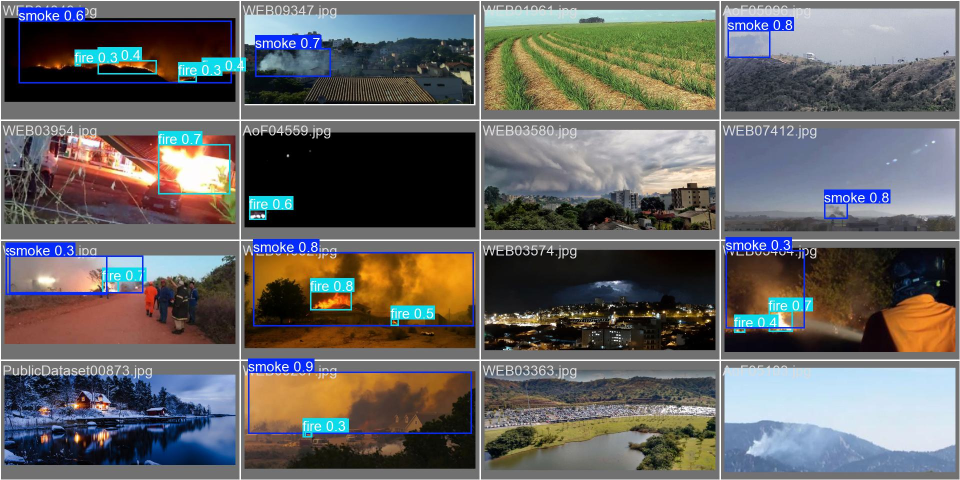
#> input picture uavfiredetection/val_batch0_pred.jpg, 1920 x 960 px (shown at 1/2 size)
$ python -i convert_flame.py   (imports and definitions only)
#> lines starting #> are read from the running program, lines starting #| are printed output that depends on the picture; after the words box and inside, x2 and y2 are one past the last pixel; in counts of white or black regions, pixels touching at a corner belong together
"""
Конвертация FLAME 3 CV Dataset в YOLO формат.

Реальная структура датасета:
    FLAME 3 CV Dataset (Sycan Marsh)/
    ├── Fire/
    │   ├── RGB/...
    │   └── Thermal/
    │       ├── Celsius TIFF/   ← термальные TIFF
    │       └── Raw JPG/        ← термальные JPG
    └── No Fire/
        ├── RGB/...
        └── Thermal/
            ├── Celsius TIFF/
            └── Raw JPG/

Подход:
- Fire/Thermal → автодетекция горячих областей через порог → bbox class 0 (fire)
- No Fire/Thermal → горячие области → bbox class 2 (false_source), либо пустой label
"""

import argparse
import sys
from pathlib import Path

import cv2
import numpy as np
from tqdm import tqdm

# Добавляем scripts/ в PATH
sys.path.insert(0, str(Path(__file__).parent))
from ir_preprocessing import load_thermal_image, normalize_thermal, apply_clahe, to_3channel


def find_hot_regions(img_gray, threshold_pct=90.0, min_area=30, max_area=100000):
    """Находит горячие области в термальном изображении."""
    thresh_val = np.percentile(img_gray, threshold_pct)
    _, binary = cv2.threshold(img_gray, int(thresh_val), 255, cv2.THRESH_BINARY)

    kernel = cv2.getStructuringElement(cv2.MORPH_ELLIPSE, (5, 5))
    binary = cv2.morphologyEx(binary, cv2.MORPH_OPEN, kernel)
    binary = cv2.morphologyEx(binary, cv2.MORPH_CLOSE, kernel)

    h, w = img_gray.shape
    num_labels, labels, stats, _ = cv2.connectedComponentsWithStats(binary, connectivity=8)

    bboxes = []
    for i in range(1, num_labels):
        area = stats[i, cv2.CC_STAT_AREA]
        if area < min_area or area > max_area:
            continue

        x = stats[i, cv2.CC_STAT_LEFT]
        y = stats[i, cv2.CC_STAT_TOP]
        bw = stats[i, cv2.CC_STAT_WIDTH]
        bh = stats[i, cv2.CC_STAT_HEIGHT]

        aspect = max(bw, bh) / (min(bw, bh) + 1e-6)
        if aspect > 6.0:
            continue

        x_center = (x + bw / 2) / w
        y_center = (y + bh / 2) / h
        norm_w = bw / w
        norm_h = bh / h

        bboxes.append((x_center, y_center, norm_w, norm_h))

    return bboxes


# [121 lines left out: functions process_thermal_to_3ch, convert_flame3, not called in this run]


# [9 lines not run here, left out]

>>> import cv2
>>> picture = cv2.imread('../val_batch0_pred.jpg', cv2.IMREAD_GRAYSCALE)
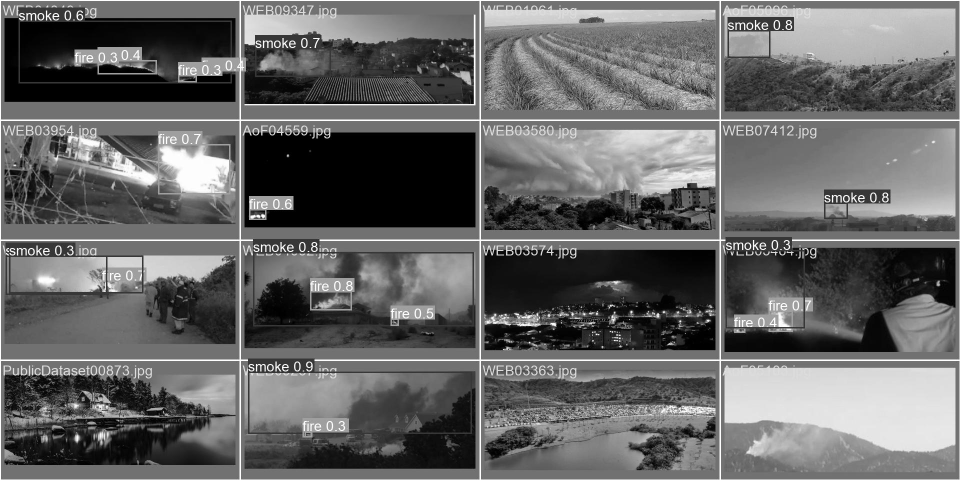
#> picture: shape (960, 1920) (shown at 1/2 size); min 0, max 255, mean 101.7
>>> result = find_hot_regions(picture)
#> in find_hot_regions, `thresh_val = np.percentile(img_gray, threshold_pct)`: thresh_val = 197
#> in find_hot_regions, `_, binary = cv2.threshold(img_gray, int(thresh_val), 255, cv2.THRESH_B..`:
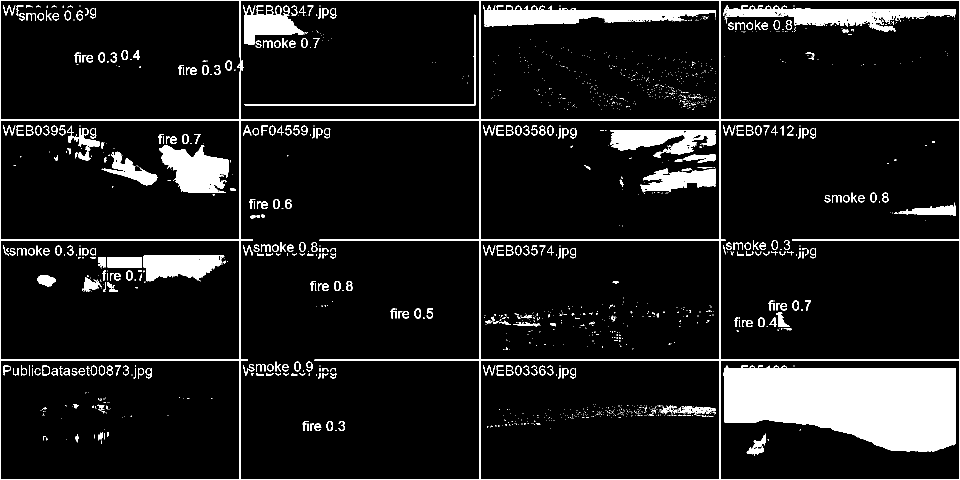
#> binary: shape (960, 1920) (shown at 1/2 size); 9.9% white; 1564 white regions (1244 under 20 px), largest, box (x1, y1, x2, y2) and area: (1446, 731, 1911, 904) 61873, (0, 0, 1920, 960) 33289, (966, 11, 1431, 53) 10495
#> in find_hot_regions, `binary = cv2.morphologyEx(binary, cv2.MORPH_OPEN, kernel)`:
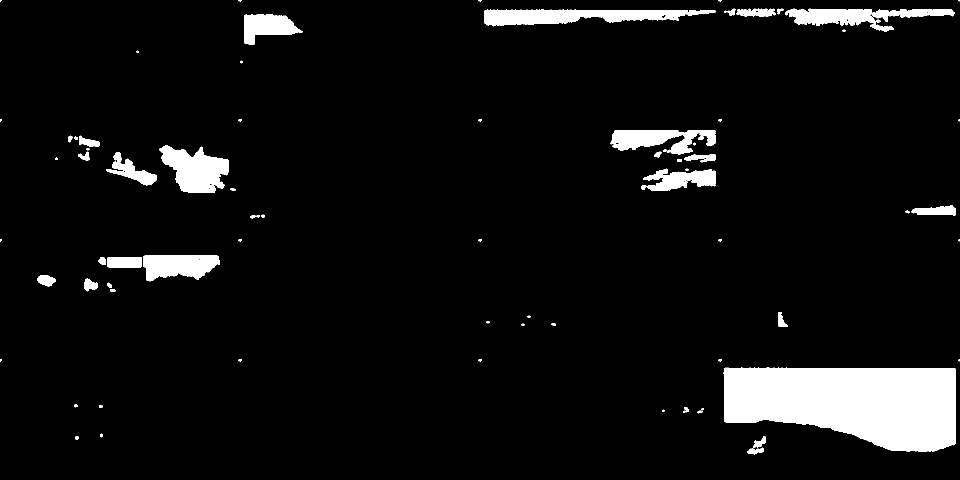
#> binary: shape (960, 1920) (shown at 1/2 size); 6.4% white; 76 white regions (15 under 20 px), largest, box (x1, y1, x2, y2) and area: (1447, 734, 1911, 904) 61731, (969, 18, 1431, 53) 9700, (319, 291, 458, 386) 8233
#> in find_hot_regions, `binary = cv2.morphologyEx(binary, cv2.MORPH_CLOSE, kernel)`: binary: shape (960, 1920); 6.5% white; 60 white regions (13 under 20 px), largest, box (x1, y1, x2, y2) and area: (1447, 734, 1911, 904) 61734, (969, 18, 1431, 53) 9771, (319, 291, 458, 386) 8292
#> in find_hot_regions, `num_labels, labels, stats, _ = cv2.connectedComponentsWithStats(binary..`:
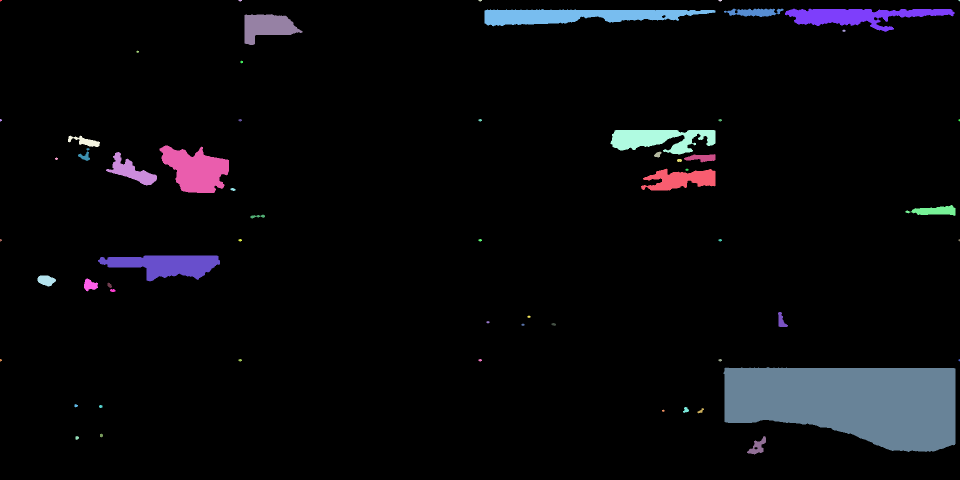
#> labels: shape (960, 1920) int32 (shown at 1/2 size); 61 distinct labels, from 0 to 60; one colour per label, 0 black
#> in find_hot_regions, `num_labels, labels, stats, _ = cv2.connectedComponentsWithStats(binary..`: num_labels = 61; stats = 61 rows, first 6: [0, 0, 1920, 960, 1723533], [0, 0, 4, 3, 10], [477, 0, 7, 3, 17], [957, 0, 7, 3, 17], [1437, 0, 7, 3, 17], [1917, 0, 3, 3, 7]
#> the loop in find_hot_regions, `for i in range(1, num_labels):` made 60 passes
#> (area, x, y, bw, bh, aspect, x_center, y_center) on passes 9, 18, 19, 20, 21, 22, 23, 24, 26, 27, 29, 30: (4342, 489, 28, 116, 62, 1.87, 0.285, 0.0615), (6357, 1221, 260, 210, 49, 4.29, 0.691, 0.296), (661, 136, 271, 64, 23, 2.78, 0.0875, 0.294), (8292, 319, 291, 139, 95, 1.46, 0.202, 0.353), (243, 156, 296, 24, 26, 1.08, 0.0875, 0.322), (113, 1308, 303, 15, 12, 1.25, 0.685, 0.322), (2508, 212, 304, 102, 67, 1.52, 0.137, 0.352), (659, 1368, 308, 63, 17, 3.71, 0.729, 0.33), (51, 1354, 318, 10, 6, 1.67, 0.708, 0.334), (4057, 1282, 337, 149, 44, 3.39, 0.707, 0.374), (43, 461, 376, 10, 6, 1.67, 0.243, 0.395), (1271, 1811, 410, 100, 22, 4.55, 0.969, 0.439)
#> area on passes 10, 12, 14, 15, 16, 25: 22, 22, 27, 27, 27, 22
#> after the loop in find_hot_regions, `for i in range(1, num_labels):`: bboxes = 28 items, first 6: (0.285, 0.0615, 0.0604, 0.0646), (0.691, 0.296, 0.109, 0.051), (0.0875, 0.294, 0.0333, 0.024), (0.202, 0.353, 0.0724, 0.099), (0.0875, 0.322, 0.0125, 0.0271), (0.685, 0.322, 0.00781, 0.0125)
#> result has the same summary as bboxes in find_hot_regions
